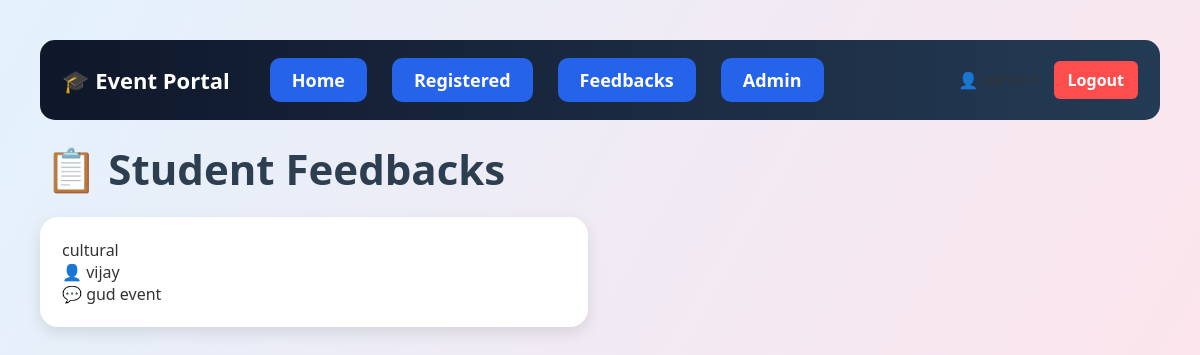
The app's page /view-feedback/ (signed in) with its own data.
### events/models.py (models this page shows, shortened)
class Feedback(models.Model):
    student_name = models.CharField(
        max_length=100
    )
    event = models.ForeignKey(
        Event,
        on_delete=models.CASCADE
    )
    message = models.TextField()

class Event(models.Model):
    STATUS_CHOICES = (
        ('Upcoming', 'Upcoming'),
        ('Ongoing', 'Ongoing'),
        ('Completed', 'Completed'),
    )
    name = models.CharField(max_length=100)
    date = models.DateField()
    location = models.CharField(max_length=100)
    description = models.TextField()
    status = models.CharField(
        max_length=20,
        choices=STATUS_CHOICES,
        default='Upcoming'
    )

### events/views.py (the view)
# urls.py: path('view-feedback/', views.view_feedbacks, name='view_feedbacks'),
@login_required
def view_feedbacks(request):
    if not is_admin(request.user):
        return redirect('home')
    feedbacks = Feedback.objects.all()
    return render(
        request,
        'events/view_feedbacks.html',
        {
            'feedbacks': feedbacks
        }
    )

### events/views.py (called while the page is built)
def is_admin(user):
    if user.is_superuser:
        return True
    return (
        hasattr(user, 'userprofile')
        and user.userprofile.role == 'admin'
    )

### events/templates/events/view_feedbacks.html (shortened to what this page needs)
{% load static %}
<!doctype html>
<html>
  <head>
    <link rel="stylesheet" href="{% static 'events/style.css' %}" />
  </head>
  <body>
    <div class="navbar">
      <div class="logo">🎓 Event Portal</div>
      <div class="nav-links">
        <a href="/">Home</a>
        <a href="/registered/"> Registered </a>
        <a href="/view-feedback/"> Feedbacks </a>
        <a href="/admin/"> Admin </a>
      </div>
      <div class="user-info">
        👤 {{ request.user.username }}
        <a href="{% url 'logout' %}"> Logout </a>
      </div>
    </div>
    <h1 class="main-title">📋 Student Feedbacks</h1>
    <div class="events-container">
      {% for feedback in feedbacks %}
      <div class="event-card">
        <div class="event-title">{{ feedback.event.name }}</div>
        <div class="event-info">👤 {{ feedback.student_name }}</div>
        <div class="event-info">💬 {{ feedback.message }}</div>
      </div>
      {% empty %}
      <div class="event-card">
        <div class="event-info">No feedbacks available</div>
      </div>
      {% endfor %}
    </div>
  </body>
</html>

### events/static/events/style.css (style rules this page uses)
* { margin: 0; padding: 0; box-sizing: border-box; }
body { font-family: "Segoe UI", sans-serif; background: linear-gradient(120deg, #e3f2fd, #fce4ec); color: #333; padding: 20px; }
.navbar { display: flex; align-items: center; background: linear-gradient(90deg, #0f172a, #243b55); padding: 18px 22px; border-radius: 15px; margin: 20px; gap: 40px; }
.logo { font-size: 22px; font-weight: bold; color: white; }
.nav-links { display: flex; gap: 25px; }
.user-info { margin-left: auto; }
.nav-links a { background: #2563eb; color: white; text-decoration: none; padding: 10px 22px; border-radius: 10px; font-size: 18px; font-weight: bold; transition: 0.3s; }
.user-info a { background-color: #ff4d4d; color: white; padding: 8px 14px; border-radius: 6px; text-decoration: none; font-weight: bold; margin-left: 10px; transition: 0.3s; }
.main-title { text-align: left; margin-left: 25px; margin-top: 20px; margin-bottom: 20px; font-size: 42px; color: #2c3e50; }
.events-container { display: grid; grid-template-columns: repeat(2, 1fr); gap: 25px; padding: 0 20px 30px; }
.event-card { background: white; padding: 22px; border-radius: 18px; box-shadow: 0 6px 16px rgba(0, 0, 0, 0.1); transition: 0.3s ease; height: 100%; }

### records on screen
Feedback: event.name "cultural", student_name "vijay", message "gud event"
